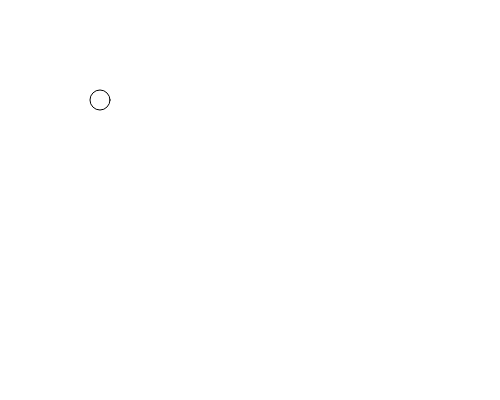
Frame 1 (no input)
Frame 60 (no input): identical to frame 1, image omitted
Frame 120 (the mouse pressed at the canvas centre since frame 60): identical to frame 1, image omitted

The p5.js sketch that drew this single still picture (run headless with seeded random() and noise() and a simulated clock; from frame 60 on, the mouse is pressed at the canvas centre):

// p5.js sketch
// ── sketch.js
/* je gebruikt het woordje 'var' om aan te geven dat je een variabele gaat maken
vervolgens geef je de variabele een naam en wijs je hem een waarde toe met '=' */
var x=100; 
var y=100;

function setup() {
  createCanvas(500,400);
  var bgcolor=255; //locale variabele bgcolor enkel zichtbaar in setup
  
}

function draw() {
  var bgcolor=255; //locale variabele bgcolor enkel zichtbaar in draw
  background(255);
  ellipse(x,y,20,20); //je kan de variable vervolgens gebruiken in je code
}

/*LET OP!
---Variabelen die je helemaal bovenaan de schets plaatst noemen we globale variabelen,
---ze blijven zichtbaar, en dus bruikbaar, voor alle functies zolang het programma loopt.
---variabelen die je aanmaakt in een functie zijn enkel bruikbaar binnen de functie 
---en slechts zolang de functie loopt. Eens de functie is afgerond wordt de variabele vernietigd.
*/
